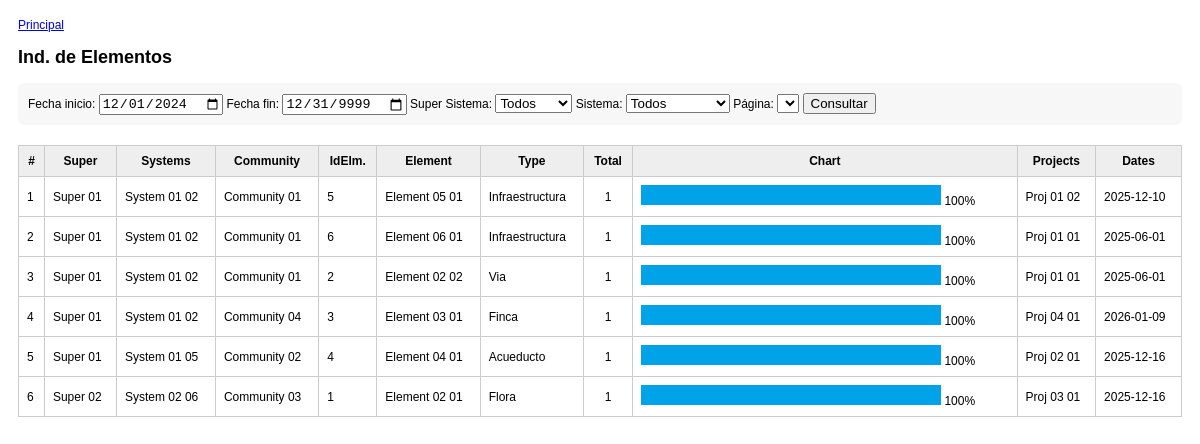
The app's page /controller/indElem.php (signed in) with its own data.
### tables this page shows
CREATE TABLE `elements` (
  `idelement` int(11) NOT NULL,
  `idelementcls` int(11) NOT NULL,
  `addressname` varchar(30) NOT NULL,
  `latitude` varchar(50) NOT NULL,
  `longitude` varchar(30) NOT NULL,
  `image` varchar(30) NOT NULL,
  `dateregister` date NOT NULL,
  `state` int(11) NOT NULL DEFAULT 1,
  `idcommunity` int(11) NOT NULL
);

### model/modElem.php (called while the page is built, shortened)
<?php
function obtenerElementos($fchInc, $fchFin, $iddpt, $idmnc) {
    $conexion = conectarse();
    $where = "WHERE p.startdate BETWEEN '$fchInc' AND '$fchFin'";
    $sql = "SELECT
        d.name AS departamento,
        m.name AS municipio,
        j.name AS junta,
        e.idelement,
        e.addressname AS elemento,
        t.typeelementname AS tipo,
        COUNT(DISTINCT p.idprj) AS total,
        GROUP_CONCAT(DISTINCT p.name ORDER BY p.name SEPARATOR '<br>') AS proyectos,
        GROUP_CONCAT(DISTINCT DATE_FORMAT(p.startdate, '%Y-%m-%d') ORDER BY p.startdate SEPARATOR '<br>') AS fechas_proyectos
    FROM elements e
    INNER JOIN projectelements pe ON pe.idelement = e.idelement
    INNER JOIN projects p ON p.idprj = pe.idprj
    INNER JOIN communities j ON j.idcommunity = p.idcommunity
    INNER JOIN systems m ON m.idsst = j.idsst
    INNER JOIN supersystems d ON d.idspr = m.idspr
    INNER JOIN telementclss c ON e.idelementcls = c.idelementcls
    INNER JOIN telementstypes t ON c.idtype = t.idtype
    $where
    GROUP BY e.idelement, d.name, m.name, j.name, t.typeelementname
    ORDER BY d.name, m.name, j.name, t.typeelementname";
    $result = mysqli_query($conexion, $sql);
    $data = [];
    $maxTotal = 0;
    while ($row = mysqli_fetch_assoc($result)) {
        $data[] = $row;
        if ($row['total'] > $maxTotal) {
            $maxTotal = $row['total'];
        }
    }
    return [
        "data" => $data,
        "maxTotal" => $maxTotal
    ];
}
?>

### functions/filtro.php (the view, shortened to what this page needs)
<form method="POST">
    Fecha inicio:
    <input type="date" name="fecha_inicio" value="<?= $fchInc ?>">
    Fecha fin:
    <input type="date" name="fecha_fin" value="<?= $fchFin ?>">
    Super Sistema:
    <select name="iddpt" onchange="this.form.submit()">
        <option value="">Todos</option>
    </select>
    Sistema:
    <select name="idmnc">
        <option value="">Todos</option>
    </select>
    Página:
    <select name="pagina">
    </select>
    <button type="submit">Consultar</button>
</form>

### view/vstElem.php (shortened to what this page needs)
<html lang="es">
<head>
<link rel="stylesheet" href="../functions/estilos.css">
</head><body>
<a href="../principal.php">Principal</a>
<h2>Ind. de Elementos</h2>
<?php require_once "../functions/filtro.php"; ?>
<table><tr><?php
foreach($headers as $h):
    echo '<th>'.$h.'</th>';
endforeach;
echo '</tr>';
$anchoMaximo = 300;
$fila = 1;
foreach ($data as $row):
    $porcentaje = ($maxTotal > 0) ? ($row['total']/$maxTotal)*100:0;
    $anchoBarra = ($maxTotal > 0) ? ($row['total']/$maxTotal)*$anchoMaximo:0;
?>
<tr><td><?= $fila ?></td>
    <td><?= $row['departamento'] ?></td>
    <td><?= $row['municipio'] ?></td>
    <td><?= $row['junta'] ?></td>
    <td><?= $row['idelement'] ?></td>
    <td><?= $row['elemento'] ?></td>
    <td><?= $row['tipo'] ?></td>
    <td align="center"><?= $row['total'] ?></td>
    <td><img src="../img/barra.png" width="<?= intval($anchoBarra) ?>" height="20">
    <?= round($porcentaje,1) ?>%
    </td>
    <td><?= $row['proyectos'] ?></td>
    <td><?= $row['fechas_proyectos'] ?></td>
</tr><?php
$fila++;
endforeach;?>
</table>

### functions/estilos.css (style rules this page uses)
body { font-family: Arial; padding: 10px; font-size: 12px; }
form { margin-bottom: 20px; padding: 10px; background: #f7f7f7; border-radius: 6px; }
table { width: 100%; border-collapse: collapse; margin-top: 5px; font-size:12px }
th, td { border: 1px solid #ccc; padding: 8px; }
th { background: #eee; }

### records on screen
elements: departamento "Super 01", municipio "System 01 02", junta "Community 01", idelement "5", addressname "Element 05 01", tipo "Infraestructura", total "1", porcentaje "100", proyectos "Proj 01 02", fechas_proyectos "2025-12-10"
elements: departamento "Super 01", municipio "System 01 02", junta "Community 01", idelement "6", addressname "Element 06 01", tipo "Infraestructura", total "1", porcentaje "100", proyectos "Proj 01 01", fechas_proyectos "2025-06-01"
elements: departamento "Super 01", municipio "System 01 02", junta "Community 01", idelement "2", addressname "Element 02 02", tipo "Via", total "1", porcentaje "100", proyectos "Proj 01 01", fechas_proyectos "2025-06-01"
elements: departamento "Super 01", municipio "System 01 02", junta "Community 04", idelement "3", addressname "Element 03 01", tipo "Finca", total "1", porcentaje "100", proyectos "Proj 04 01", fechas_proyectos "2026-01-09"
elements: departamento "Super 01", municipio "System 01 05", junta "Community 02", idelement "4", addressname "Element 04 01", tipo "Acueducto", total "1", porcentaje "100", proyectos "Proj 02 01", fechas_proyectos "2025-12-16"
elements: departamento "Super 02", municipio "System 02 06", junta "Community 03", idelement "1", addressname "Element 02 01", tipo "Flora", total "1", porcentaje "100", proyectos "Proj 03 01", fechas_proyectos "2025-12-16"

### other values on screen
$h "#"
$h "Super"
$h "Systems"
$h "Community"
$h "IdElm."
$h "Element"
$h "Type"
$h "Total"
$h "Chart"
$h "Projects"
$h "Dates"
